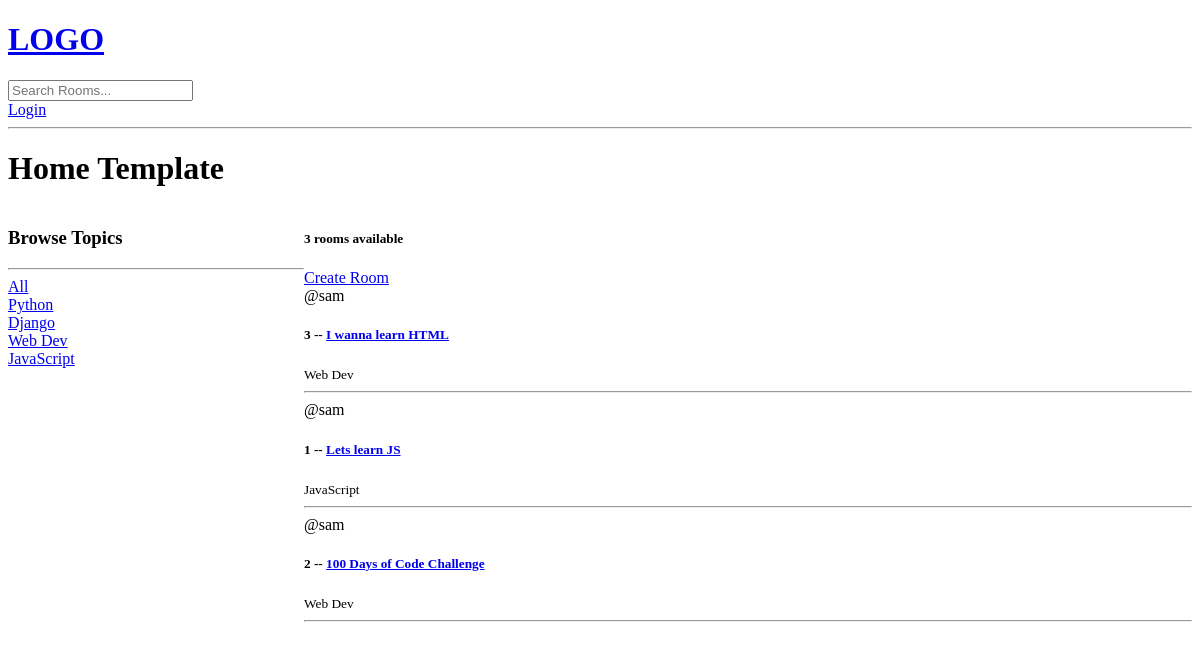
/, run on an earlier commit of the app's database.
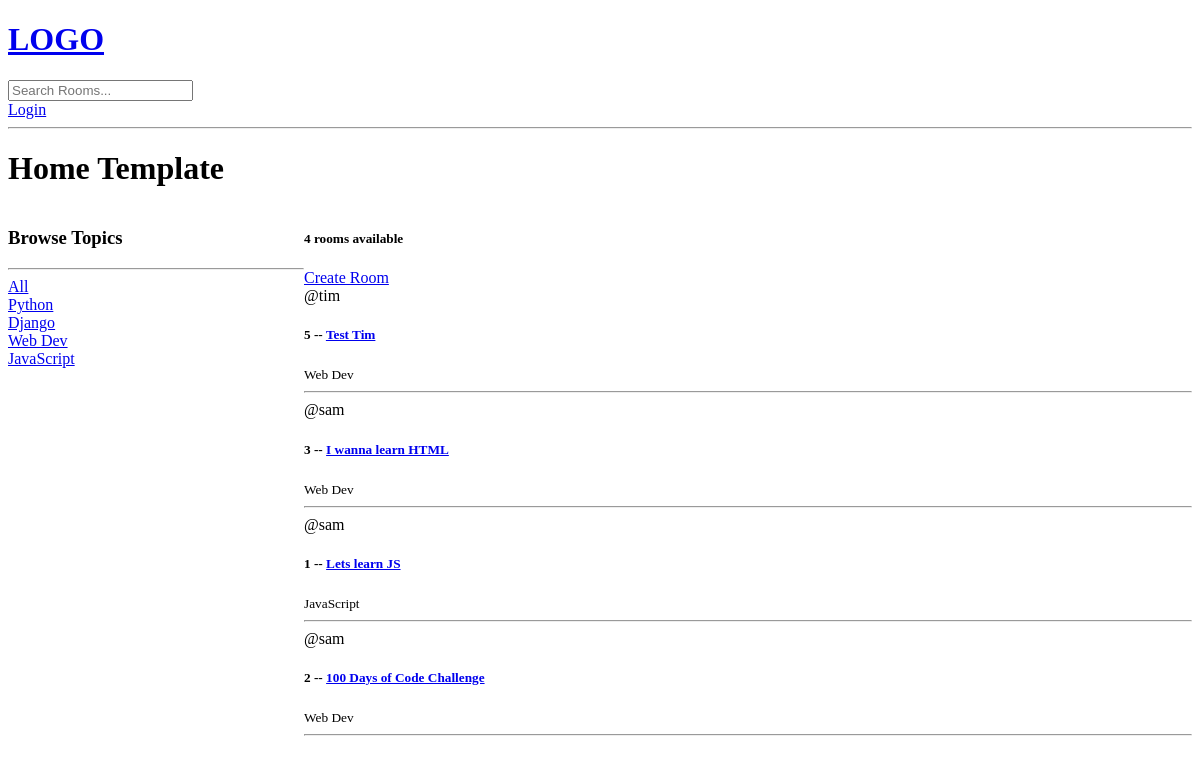
And on a later commit of the database.
### base/models.py (models this page shows, shortened)
class Topic(models.Model):
    name = models.CharField(max_length=200)

class Room(models.Model):
    host = models.ForeignKey(User, on_delete=models.SET_NULL, null=True)
    topic = models.ForeignKey(Topic, on_delete=models.SET_NULL, null=True)
    name = models.CharField(max_length=200)
    description = models.TextField(null=True, blank=True)
    participants = models.ManyToManyField(User, related_name='participants', blank=True)
    updated = models.DateTimeField(auto_now=True)
    created = models.DateTimeField(auto_now_add=True)
    class Meta:
        ordering = ["-updated", "-created"]

### base/views.py (the view)
# urls.py: path("", views.home, name="home"),
def home(request):
    q = request.GET.get("q") if request.GET.get("q") != None else ""
    rooms = Room.objects.filter(
        Q(topic__name__icontains=q) |
        Q(name__icontains=q) |
        Q(description__icontains=q)
        )
    topics = Topic.objects.all()
    room_count = rooms.count()
    context = {"rooms": rooms, "topics": topics, "room_count": room_count}
    return render(request, "base/home.html", context)

### base/templates/base/home.html (shortened to what this page needs)
{% extends 'main.html' %}
{% block content %}
<h1>Home Template</h1>
<div class="home-container">
    <div>
        <h3>Browse Topics</h3>
        <hr>
        <div>
            <a href="{% url 'home' %}">All</a>
        </div>
        {% for topic in topics %}
        <div>
            <a href="{% url 'home' %}?q={{topic.name}}">{{topic.name}}</a>
        </div>
        {% endfor %}
    </div>
    <div>
        <h5>{{room_count}} rooms available</h5>
        <a href="{% url 'create-room' %}">Create Room</a>
        <div>
            {% for room in rooms %}
                <div>
                    <span>@{{room.host.username}}</span>
                    <h5>{{room.id}} -- <a href="{% url 'room' room.id %}">{{room.name}}</a></h5>
                    <small>{{room.topic.name}}</small>
                    <hr>
                </div>
            {% endfor %}
        </div>
    </div>
</div>
{% endblock content %}

What changed in the data, as far as the page shows it:
added Room: host.username "tim", id "5", name "Test Tim", topic.name "Web Dev"
Also different on the page:
{{ room_count }}: "3" → "4"
